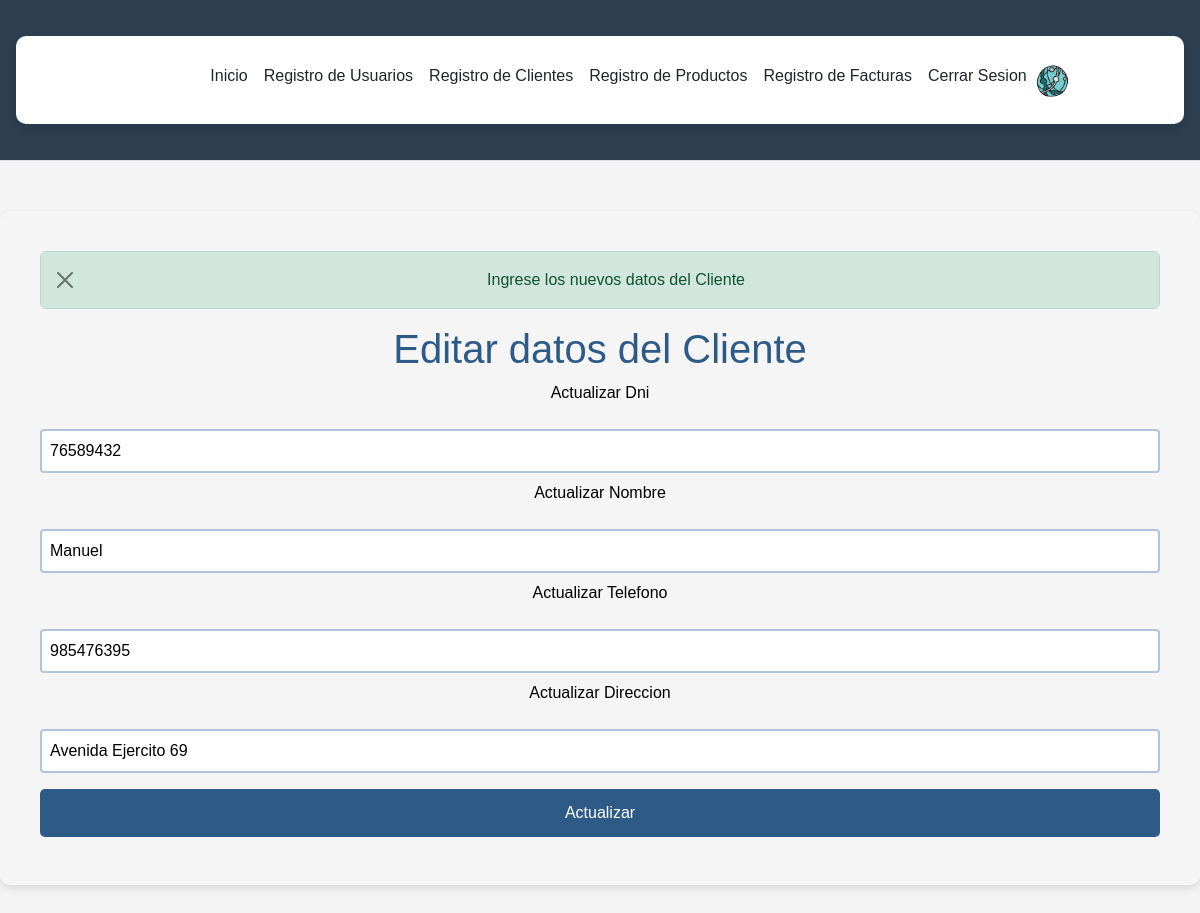
Screenshot of /Login_v18/update-cliente.php?id=4 with the database file from the repository.
### tables this page shows
CREATE TABLE `cliente` (
  `idcliente` int(11) NOT NULL,
  `dni` int(8) DEFAULT NULL,
  `nombre` varchar(80) DEFAULT NULL,
  `telefono` int(11) DEFAULT NULL,
  `direccion` text DEFAULT NULL
);

### Login_v18/update-cliente.php (the view, shortened to what this page needs)
<?php
include("conexion.php");
$id = $_GET['id'];
?>
<!DOCTYPE html>
<html lang="en">
<head>
    <link rel="stylesheet" type="text/css" href="style-general.css?ts=<?= time() ?>" />
    <link rel="stylesheet" type="text/css" href="style-home2.css?ts=<?= time() ?>" />
</head>
<div>
    <?php
    require_once "header.php";
    ?>
</div>
<body>
    <div class="users-form">
        <form action="edit-cliente.php" method="POST">
            <div class="alert alert-success alert-dismissible fade show" role="alert">
                Ingrese los nuevos datos del Cliente
                <button type="button" class="btn-close" data-bs-dismiss="alert" aria-label="Close"></button>
            </div>
            <?php
            $result = mysqli_query($mysqli, "SELECT * FROM cliente WHERE idcliente='$id'");
            while ($row = mysqli_fetch_array($result)) {
                echo "<h1>Editar datos del Cliente</h1>";
                echo "<p>Actualizar Dni</p>";
                echo "<input type='text' name='dni' value='{$row['dni']}' required>";
                echo "<p>Actualizar Nombre</p>";
                echo "<input type='text' name='nombre' value='{$row['nombre']}' required>";
                echo "<p>Actualizar Telefono</p>";
                echo "<input type='text' name='telefono' value='{$row['telefono']}' required>";
                echo "<p>Actualizar Direccion</p>";
                echo "<input type='text' name='direccion' value='{$row['direccion']}' required>";
            }
            ?>
            <input type="submit" onclick="edit()" value="Actualizar">
        </form>
    </div>
</body>
</html>

### Login_v18/style-general.css (style rules this page uses)
* { box-sizing: border-box; margin: 0; padding: 0; }
html { font-family: 'Segoe UI', sans-serif; text-align: center; }
body { background-color: #8A2BE2; font-family: 'Roboto', sans-serif; color: #ffffff; margin: 0; padding: 0; }
.users-form { background-color: rgba(255, 255, 255, 0.1); padding: 40px; border-radius: 10px; box-shadow: 0 4px 8px rgba(0, 0, 0, 0.1); margin-top: 50px; margin-bottom: 50px; }
input[type="text"], input[type="password"], select { width: 100%; padding: 12px 20px; margin: 8px 0; display: inline-block; border: 1px solid #ccc; border-radius: 4px; box-sizing: border-box; }
input[type="submit"] { width: 100%; background-color: #4CAF50; color: white; padding: 14px 20px; margin: 8px 0; border: none; border-radius: 4px; cursor: pointer; }
body { font-family: 'Nunito', sans-serif; background-color: #f4f4f4; }

### Login_v18/style-home2.css (style rules this page uses)
body { background-color: #a79d9d; font-family: 'Arial', sans-serif; }
p { color: black; }
h1 { color: #2E5A88; font-weight: bold; }
.users-form form input[type=text], .users-form form input[type=text], .users-form form input[type=text] { padding: 8px; border: 2px solid #B0C4DE; border-radius: 4px; outline: none; transition: .3s; }
.users-form form input[type=submit] { background-color: #2E5A88; color: #ffffff; border: none; border-radius: 5px; padding: 12px 20px; cursor: pointer; transition: background-color 0.3s ease; }

### rows the page displays
cliente: dni "76589432", nombre "Manuel", telefono "985476395", direccion "Avenida Ejercito 69"
